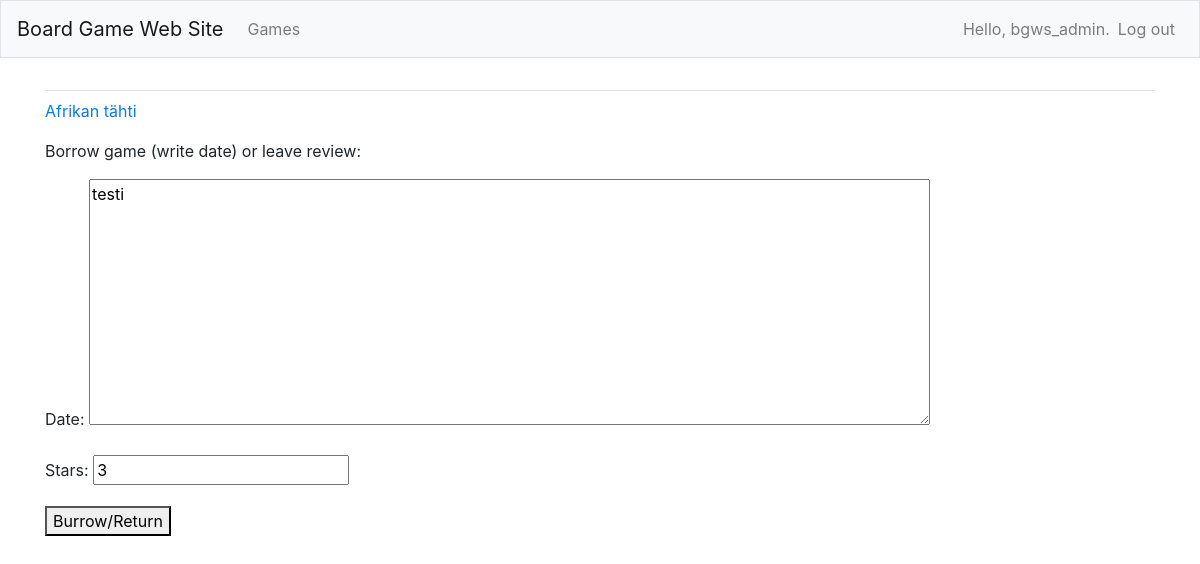
The page /edit_review/2/ (signed in) on the database as committed earlier.
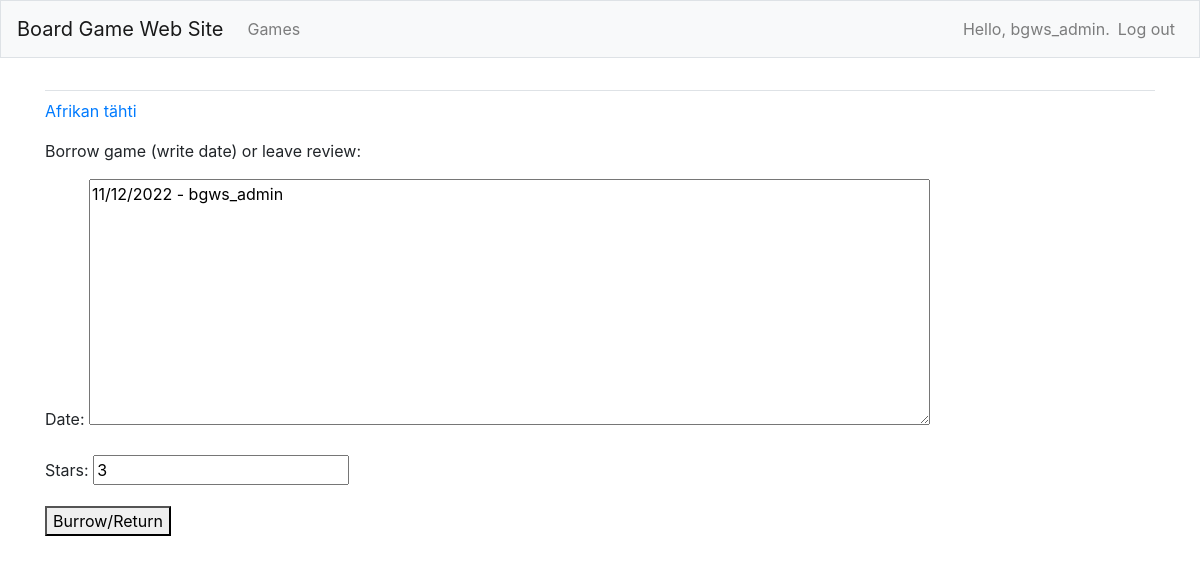
The same page on the database as committed later.
### board_game_web_sites/models.py (models this page shows, shortened)
class Review(models.Model):
    my_review = models.TextField(max_length=250)
    stars = models.IntegerField()
    date_added = models.DateTimeField(auto_now_add=True)
    date_modified = models.DateTimeField(auto_now=True)
    game = models.ForeignKey(Board_game, on_delete=models.CASCADE)
    owner = models.ForeignKey(User, on_delete=models.CASCADE)

### board_game_web_sites/views.py (the view)
# urls.py: path('edit_review/<int:review_id>/', views.edit_review, name = 'edit_review'),
@login_required
def edit_review(request, review_id):
    review = Review.objects.get(id=review_id)
    game = review.game
    if review.owner != request.user:
        raise Http404
    if request.method != 'POST':
        form = ReviewForm(instance=review)
    else:
        form = ReviewForm(instance=review, data=request.POST)
    if form.is_valid():
        form.save()
        return redirect('board_game_web_sites:game', game_id=game.id)
    context = {'review': review, 'game': game, 'form': form}
    return render(request, 'board_game_web_sites/edit_review.html', context)

### board_game_web_sites/forms.py
class ReviewForm(forms.ModelForm):
    class Meta:
        model = Review
        fields = ['my_review', 'stars']
        labels = {'my_review':'Date:'}
        widgets = {'my_review': forms.Textarea(attrs={'cols': 80})}

### board_game_web_sites/models.py (called while the page is built)
    def __str__(self):
        return self.name

### board_game_web_sites/templates/board_game_web_sites/edit_review.html (shortened to what this page needs)
{% extends "board_game_web_sites/base.html" %}
{% block content %}
 <p><a href="{% url 'board_game_web_sites:game' game.id %}">{{ game }}</a></p>
 <p>Borrow game (write date) or leave review:</p>
<form action="{% url 'board_game_web_sites:edit_review' review.id %}" method='post'>
 {{ form.as_p }}
<button name="submit">Burrow/Return</button>
 </form>
{% endblock content %}

Rows that differ between the two databases and show on the page:
changed Review: my_review "testi" → "11/12/2022 - bgws_admin"
